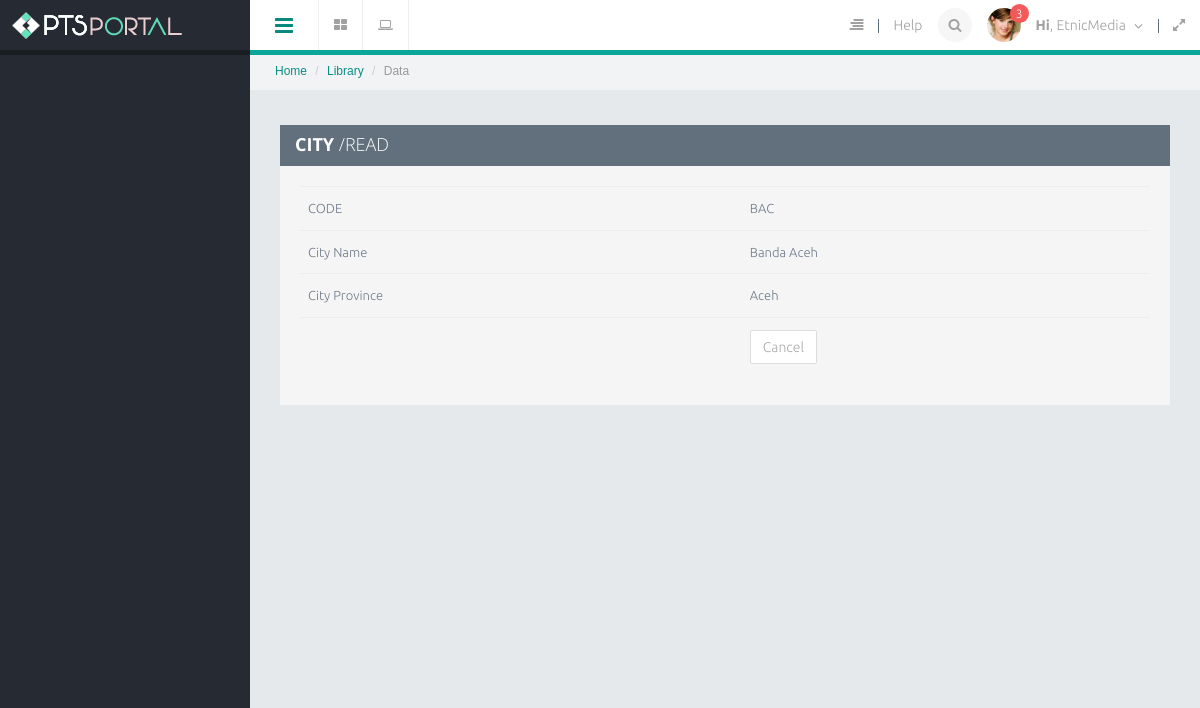
/city/read/2html, run on the app's committed database.
### tables this page shows
CREATE TABLE `city` (
  `id` int(11) NOT NULL AUTO_INCREMENT,
  `cityCode` varchar(5) NOT NULL,
  `cityName` varchar(50) NOT NULL,
  `cityProvinceId` int(11) DEFAULT NULL,
  `cityDeleted` tinyint(4) NOT NULL,
  PRIMARY KEY (`id`,`cityCode`)
);

CREATE TABLE `province` (
  `id` int(11) NOT NULL AUTO_INCREMENT,
  `provinceCode` varchar(5) NOT NULL,
  `provinceName` varchar(50) NOT NULL,
  `countryCode` tinyint(2) NOT NULL DEFAULT '1',
  `provinceDeleted` tinyint(4) NOT NULL,
  PRIMARY KEY (`id`,`provinceCode`)
);

### application/libraries/Template.php (called while the page is built, shortened)
<?php
class Template{
    protected $_CI;
    function __construct(){
        $this->_CI=&get_instance();
    }
    function caplet($template,$data=null){
        $data['_content']=$this->_CI->load->view($template,$data,true);
        $data['_header']=$this->_CI->load->view('themes/caplet/header',$data,true);
        $data['_slideleft']=$this->_CI->load->view('themes/caplet/slideleft',$data,true);
        $data['_modal_message']=$this->_CI->load->view('themes/caplet/modal_message',$data,true);
        $data['_modal_notification']=$this->_CI->load->view('themes/caplet/modal_notification',$data,true);
        $data['_leftnav']=$this->_CI->load->view('themes/caplet/leftnav',$data,true);
        $data['_rightnav']=$this->_CI->load->view('themes/caplet/rightnav',$data,true);
        $data['_sidebar']=$this->_CI->load->view('themes/caplet/sidebar',$data,true);
        $this->_CI->load->view('themes/caplet.php',$data);
    }
}

### application/controllers/City.php (called while the page is built, shortened)
<?php
class City extends CI_Controller
{
    public function read($id)
    {
        $row = $this->Mcity->get_by_id($id);
        if ($row) {
            $data = array(
		'id' => $row->id,
		'cityCode' => $row->cityCode,
		'cityName' => $row->cityName,
		'provinceName' => $row->provinceName,
		'cityProvinceId' => $row->cityProvinceId,
		'cityDeleted' => $row->cityDeleted,
	    );
            $this->template->caplet('city/city_read', $data);
        } else {
            $this->session->set_flashdata('message', 'Record Not Found');
            redirect(site_url('city'));
        }
    }
}

### index.php (called while the page is built, shortened)
<?php
require_once BASEPATH.'core/CodeIgniter.php';

### application/models/Mcity.php (called while the page is built, shortened)
<?php
class Mcity extends CI_Model
{
    public $table = 'city';
    function get_by_id($id)
    {
         $this->db->select('a.*, b.provinceName');
         $this->db->from('city a');
         $this->db->join('province b', 'a.cityProvinceId = b.id');
         $this->db->where('a.id', $id);
        return $this->db->get($this->table)->row();
    }
}

### application/views/city/city_read.php (the view)
<section class="panel" style="background-color: whitesmoke">
    <header class="panel-heading btn-inverse">
        <h4><strong>CITY</strong> /READ</h4>
    </header>
    <div class="panel-body">
         <table class="table">
	    <tr><td>CODE</td><td><?php echo $cityCode; ?></td></tr>
	    <tr><td>City Name</td><td><?php echo $cityName; ?></td></tr>
	    <tr><td>City Province</td><td><?php echo $provinceName; ?></td></tr>
	    <tr><td></td><td><a href="<?php echo site_url('city') ?>" class="btn btn-default">Cancel</a></td></tr>
	</table>
</section>

### data on the page
city: cityCode "BAC", cityName "Banda Aceh"
province: provinceName "Aceh"
